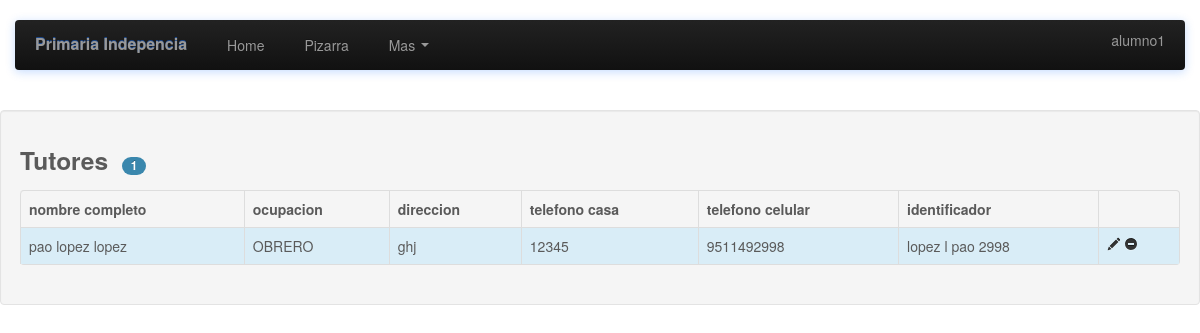
/tutor/ (signed in), run on the app's committed database.
### apps/calificaciones/models.py (models this page shows, shortened)
class Tutor(models.Model):
	nombreT = models.CharField(max_length=50, blank=True)
	apellidoPt = models.CharField(max_length=50, blank=True)
	apellidoMt= models.CharField(max_length=50, blank=True)
	ocupacion= models.CharField(max_length=50, blank=True)
	direccion= models.CharField(max_length=50, blank=True)
	telefonoCasa= models.CharField(max_length=50, blank=True)
	telefonoCel= models.CharField(max_length=50, blank=True)
	idT= models.CharField(max_length=50, blank=True)

### apps/calificaciones/views.py (the view)
# urls.py: url(r'^tutor/$', tutor.as_view(), name='tutor'),
class tutor(ListView):
	template_name = 'calificaciones/tutor.html'
	model= Tutor
	context_object_name = 'tutores'

### templates/calificaciones/tutor.html (shortened to what this page needs)
<!DOCTYPE html>
<html lang="en">
  <head>
  <link href="{{MEDIA_URL}}bootstrap/css/bootstrap.css" rel="stylesheet">
  <link href="{{MEDIA_URL}}bootstrap/css/bootstrap-responsive.css" rel="stylesheet">
  </head>
  <body>
    <div class="navbar-wrapper">
      <div class="container">
        <div class="navbar navbar-inverse">
          <div class="navbar-inner">
            <a class="brand" href="#">Primaria Indepencia</a>
            <div class="nav-collapse collapse">
              <ul class="nav">
               <li><a href="/">Home</a></li>
                <li><a href="pizarra.html">Pizarra</a></li>
                <li class="dropdown">
                  <a href="#" class="dropdown-toggle" data-toggle="dropdown">Mas <b class="caret"></b></a>
                </li>
              </ul>
            </div>
            <p align="right" class="navbar-text">
            <a href="#" class="navbar-link">{{user.username}}</a></p>
          </div>
        </div>
      </div>
    </div>
<table width="200" border="0">
  <tr>
    <td>&nbsp;</td>
  </tr>
  <tr>
    <td>&nbsp;</td>
  </tr>
  <tr>
    <td>&nbsp;</td>
  </tr>
  <tr>
    <td>&nbsp;</td>
  </tr>
  <tr>
    <td>&nbsp;</td>
  </tr>
</table>
  <div class="well">
<div class="panel panel-info">
  <div class="panel-heading">
  {% if user.is_authenticated %}
   <h3 class="panel-title">Tutores&nbsp;&nbsp;<span class="badge badge-info">{{tutores.count}}</span></h3>
  </div>
  <div class="panel-body">
<table class="table table-bordered table-hover sortable-theme-bootstrap" data-sortable="true" data-toggle="table">
    <thead>
    <tr>
        <th>nombre completo</th>
        <th>ocupacion</th>
        <th>direccion</th>
        <th>telefono casa</th>
        <th>telefono celular</th>
        <th>identificador</th>
        <th></th>
    </tr>
    </thead>
  <tbody>
  {% for tutor in tutores %}
  <tr class="info">
        <td>{{tutor.nombreT}}&nbsp;{{tutor.apellidoPt}}&nbsp;{{tutor.apellidoMt}}</td>
        <td>{{tutor.ocupacion}}</td>
        <td>{{tutor.direccion}}</td>
        <td>{{tutor.telefonoCasa}}</td>
        <td>{{tutor.telefonoCel}}</td>
        <td>{{tutor.idT}}</td>
    <td><a href="/"><i class="icon-pencil"></i></a>
    <a href="/"><i class="icon-minus-sign"></i></a></td>
    {% endfor %}
  </tr>
</tbody>
</table>
{% else %}
    <h2 class="form-signin-heading">Usted no esta autorizado</h2>
    {% endif %}
  </div>
</div>
</div>
  </body>
</html>

### templates/calificaciones/tutor.html (style rules this page uses)
body { padding-bottom: 40px; color: #5a5a5a; }
.navbar-wrapper { position: absolute; top: 0; left: 0; right: 0; z-index: 10; margin-top: 20px; margin-bottom: -90px; }
.navbar .navbar-inner { border: 0; -webkit-box-shadow: 0 2px 10px rgba(26,116,251,.25); -moz-box-shadow: 0 2px 10px rgba(26,116,251,.25); box-shadow: 0 2px 10px rgba(26,116,251,.25); }
.navbar .brand { padding: 14px 20px 16px; font-size: 16px; font-weight: bold; text-shadow: 0 -1px 0 rgba(26,116,251,.5); }
.navbar .nav > li > a { padding: 15px 20px; }

### data on the page
Tutor: nombreT "pao", apellidoPt "lopez", apellidoMt "lopez", ocupacion "OBRERO", direccion "ghj", telefonoCasa "12345", telefonoCel "9511492998", idT "lopez l pao 2998"

### other printed values
{{ user.username }} "alumno1"
{{ tutores.count }} "1"
